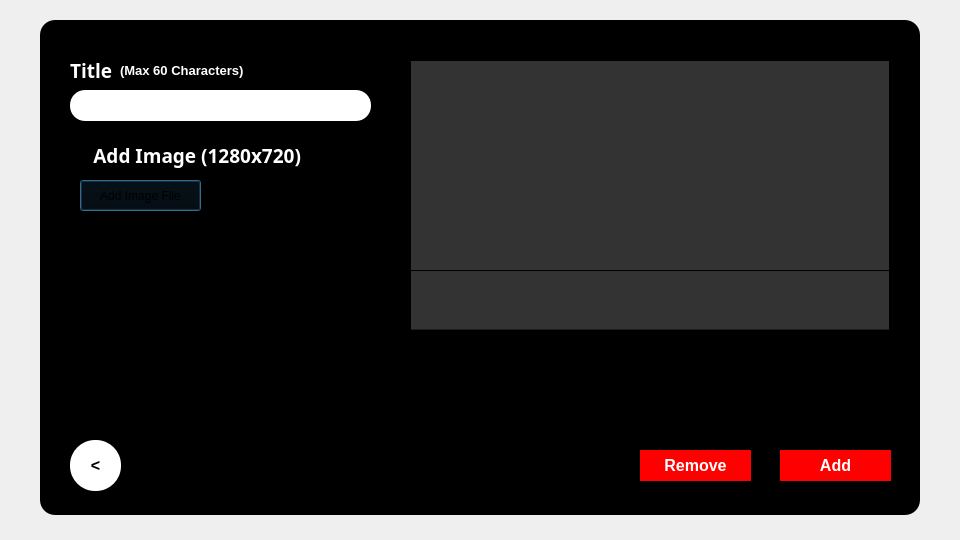
<?xml version="1.0" encoding="UTF-8"?>
<ui version="4.0">
 <class>broadcast</class>
 <widget class="QDialog" name="broadcast">
  <property name="geometry">
   <rect>
    <x>0</x>
    <y>0</y>
    <width>960</width>
    <height>540</height>
   </rect>
  </property>
  <property name="windowTitle">
   <string>Dialog</string>
  </property>
  <widget class="QGroupBox" name="groupBox">
   <property name="geometry">
    <rect>
     <x>40</x>
     <y>20</y>
     <width>880</width>
     <height>495</height>
    </rect>
   </property>
   <property name="styleSheet">
    <string notr="true">QGroupBox {
background-color: black; 
border-radius: 15px; 
}</string>
   </property>
   <property name="title">
    <string/>
   </property>
   <widget class="QLabel" name="label">
    <property name="geometry">
     <rect>
      <x>30</x>
      <y>40</y>
      <width>51</width>
      <height>21</height>
     </rect>
    </property>
    <property name="font">
     <font>
      <family>Montserrat</family>
      <pointsize>14</pointsize>
      <bold>true</bold>
     </font>
    </property>
    <property name="styleSheet">
     <string notr="true">QLabel {
color: white; 
}</string>
    </property>
    <property name="text">
     <string>Title</string>
    </property>
   </widget>
   <widget class="QLineEdit" name="title">
    <property name="geometry">
     <rect>
      <x>30</x>
      <y>70</y>
      <width>301</width>
      <height>31</height>
     </rect>
    </property>
    <property name="styleSheet">
     <string notr="true">QLineEdit {
border-radius: 15px; 
padding-left: 10px; 
}</string>
    </property>
   </widget>
   <widget class="QLabel" name="label_2">
    <property name="geometry">
     <rect>
      <x>30</x>
      <y>120</y>
      <width>231</width>
      <height>31</height>
     </rect>
    </property>
    <property name="font">
     <font>
      <family>Montserrat</family>
      <pointsize>14</pointsize>
      <bold>true</bold>
     </font>
    </property>
    <property name="styleSheet">
     <string notr="true">QLabel {
color: white; 
}</string>
    </property>
    <property name="text">
     <string>Add Image (1280x720)</string>
    </property>
    <property name="alignment">
     <set>Qt::AlignmentFlag::AlignRight|Qt::AlignmentFlag::AlignTrailing|Qt::AlignmentFlag::AlignVCenter</set>
    </property>
   </widget>
   <widget class="QPushButton" name="uploadImageButton">
    <property name="geometry">
     <rect>
      <x>40</x>
      <y>160</y>
      <width>121</width>
      <height>31</height>
     </rect>
    </property>
    <property name="styleSheet">
     <string notr="true">QPushButton {
background-color: black; 
color: rgb(51, 51, 51)
border-radius: 20px; 
}</string>
    </property>
    <property name="text">
     <string>Add Image File</string>
    </property>
   </widget>
   <widget class="QLabel" name="image">
    <property name="geometry">
     <rect>
      <x>370</x>
      <y>40</y>
      <width>480</width>
      <height>270</height>
     </rect>
    </property>
    <property name="styleSheet">
     <string notr="true">QLabel {
border: 1px solid;
	background-color: rgb(51, 51, 51);
}</string>
    </property>
    <property name="text">
     <string/>
    </property>
    <property name="alignment">
     <set>Qt::AlignmentFlag::AlignCenter</set>
    </property>
   </widget>
   <widget class="QPushButton" name="add">
    <property name="geometry">
     <rect>
      <x>740</x>
      <y>430</y>
      <width>111</width>
      <height>31</height>
     </rect>
    </property>
    <property name="font">
     <font>
      <pointsize>12</pointsize>
      <bold>true</bold>
     </font>
    </property>
    <property name="mouseTracking">
     <bool>false</bool>
    </property>
    <property name="styleSheet">
     <string notr="true">QPushButton {
background-color: red;
color: white;
border-radius: 20px; 
}</string>
    </property>
    <property name="text">
     <string>Add</string>
    </property>
   </widget>
   <widget class="QPushButton" name="remove">
    <property name="geometry">
     <rect>
      <x>600</x>
      <y>430</y>
      <width>111</width>
      <height>31</height>
     </rect>
    </property>
    <property name="font">
     <font>
      <pointsize>12</pointsize>
      <bold>true</bold>
     </font>
    </property>
    <property name="styleSheet">
     <string notr="true">QPushButton {
background-color: red;
color: rgb(255, 255, 255);
border-radius: 20px; 
}</string>
    </property>
    <property name="text">
     <string>Remove</string>
    </property>
   </widget>
   <widget class="QLabel" name="displayLabel">
    <property name="geometry">
     <rect>
      <x>370</x>
      <y>250</y>
      <width>480</width>
      <height>61</height>
     </rect>
    </property>
    <property name="styleSheet">
     <string notr="true">QLabel {
border: 1px solid;
	background-color: rgba(51, 51, 51, 150);
}</string>
    </property>
    <property name="text">
     <string/>
    </property>
    <property name="alignment">
     <set>Qt::AlignmentFlag::AlignCenter</set>
    </property>
   </widget>
   <widget class="QPushButton" name="pushButton">
    <property name="geometry">
     <rect>
      <x>30</x>
      <y>420</y>
      <width>51</width>
      <height>51</height>
     </rect>
    </property>
    <property name="font">
     <font>
      <pointsize>12</pointsize>
      <bold>true</bold>
     </font>
    </property>
    <property name="styleSheet">
     <string notr="true">QPushButton {
background-color: white; 
border-radius: 25px; 
	color: rgb(0, 0, 0);
}</string>
    </property>
    <property name="text">
     <string>&lt;</string>
    </property>
   </widget>
   <widget class="QLabel" name="label_3">
    <property name="geometry">
     <rect>
      <x>80</x>
      <y>40</y>
      <width>131</width>
      <height>21</height>
     </rect>
    </property>
    <property name="font">
     <font>
      <family>Segoe UI</family>
      <pointsize>10</pointsize>
      <bold>true</bold>
     </font>
    </property>
    <property name="styleSheet">
     <string notr="true">QLabel {
color: white; 
}</string>
    </property>
    <property name="text">
     <string>(Max 60 Characters) </string>
    </property>
   </widget>
  </widget>
 </widget>
 <resources/>
 <connections/>
</ui>
